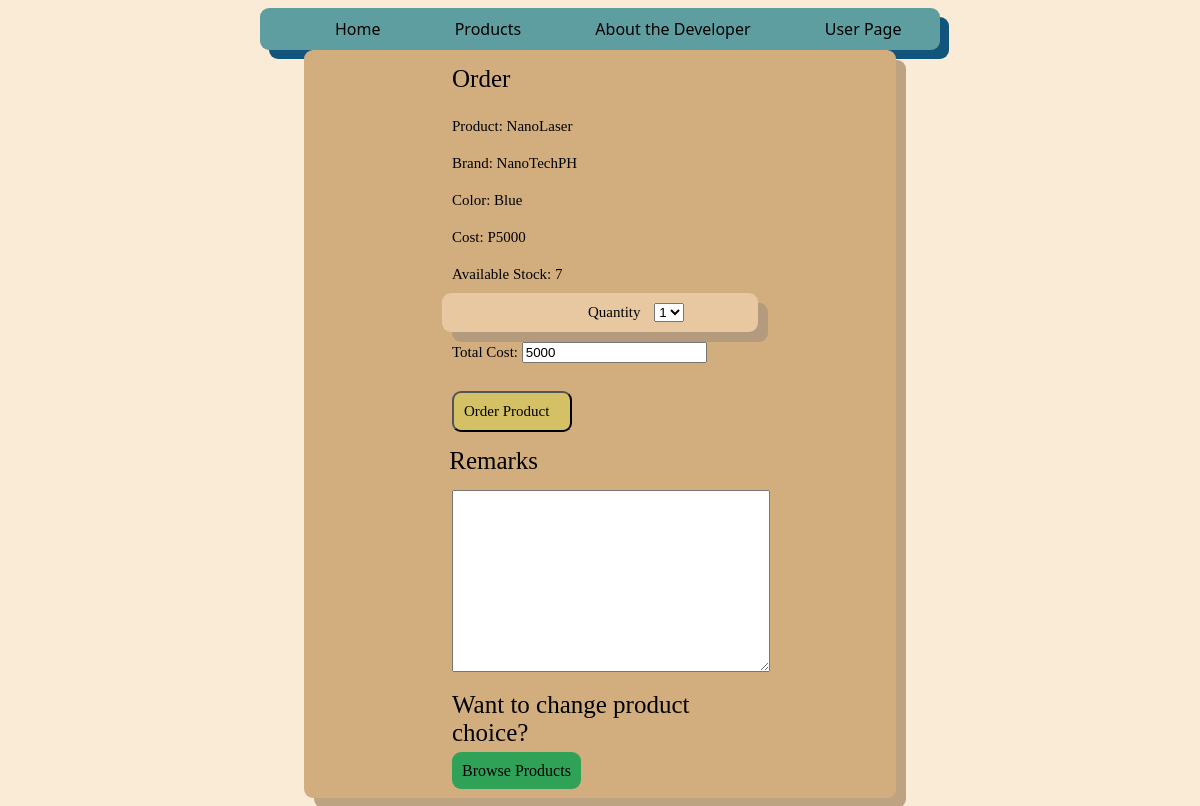
/order/1/ (signed in), run on an earlier commit of the app's database.
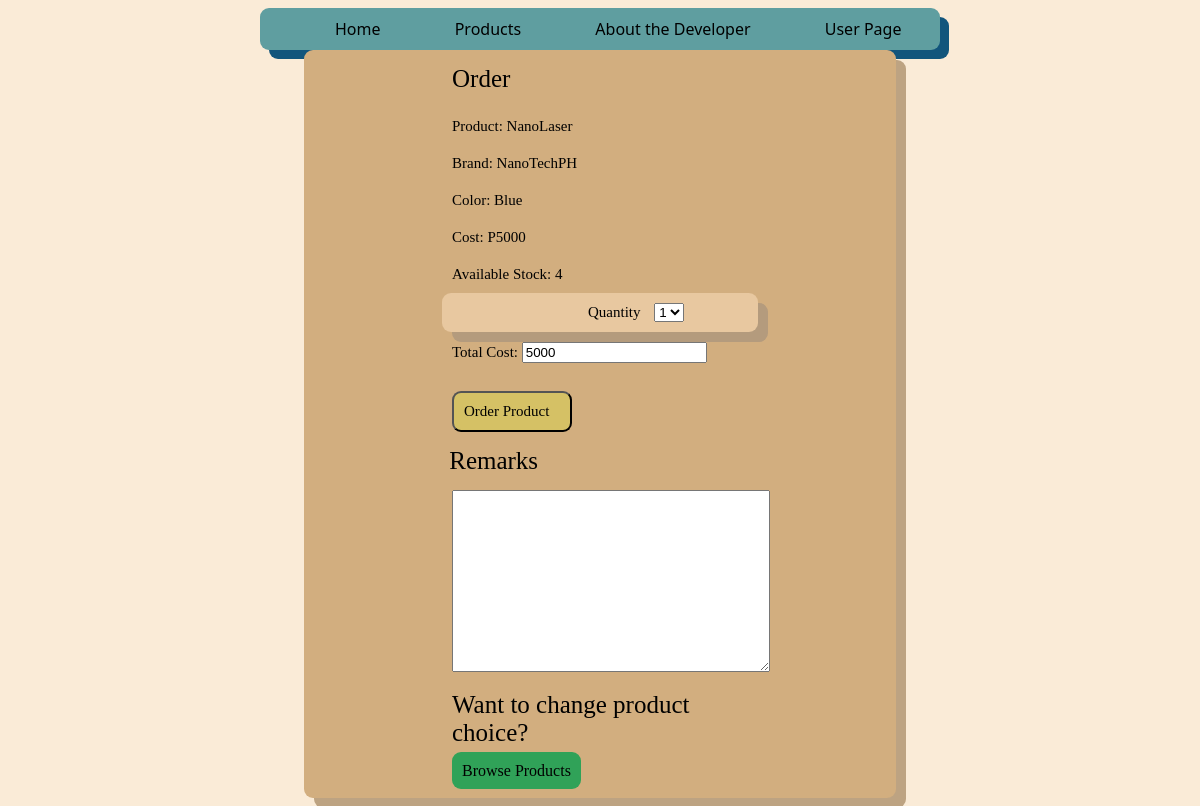
And on a later commit of the database.
### Inventory/models.py (models this page shows)
class Product(models.Model):
    objects = models.Manager()
    Name = models.CharField(max_length=30, unique=True)
    Brand = models.CharField(max_length=30)
    Color = models.CharField(max_length=20)
    Cost = models.CharField(max_length=10)
    Stock = models.BigIntegerField()

### Inventory/views.py (the view)
# urls.py: path('order/<int:pk>/', views.Order, name='order'),
def Order(request,pk):
    CurrentProd = get_object_or_404(Product, pk=pk)
    CUser = get_object_or_404(Userperson, username = request.session['user'])
    if request.method == "POST":
        quantvalue = request.POST.get('drop')
        totalcost3 = request.POST.get('totalcost')
        remark = request.POST.get('remark')
        OrderedProduct.objects.create(Client = CUser, Order = CurrentProd,
        remarks = remark, quantity = quantvalue, totalcost = totalcost3)
        CurrentProd.Stock -= int(quantvalue)
        CurrentProd.save()
        return redirect('Products')
    else:
        array = []
        P = Product.objects.all()
        for x in range(CurrentProd.Stock):
            array.append(x+1)
        return render(request,'Inventory/order.html',{
            'P' : P,
            'Current' : CurrentProd,
            'A' : array,
        })

### Inventory/templates/Inventory/order.html (shortened to what this page needs)
{% extends 'Inventory/base.html' %}
{% load static %}
    {% block content %}
    <form method="POST" action="{% url 'order' pk=Current.pk %}">{% csrf_token %}
        <div class="formblock">
            <div class="Largetext" style="margin: auto; width: 50%;"> Order </div>
            <div class="label"> Product: {{Current.Name}} </div>
            <div class="label"> Brand: {{Current.Brand}} </div>
            <div class="label"> Color: {{Current.Color}} </div>
            <div class="label"> Cost: {{Current.Cost}} </div>
            <div class="label"> Available Stock: {{Current.Stock}} </div>
            <div class="container" style="border: transparent; width: inherit;">
                <div class="label" style="display:inline; margin: auto; margin-left: 10.5vw;"> Quantity </div>
                <select type="text" id="drop" name="drop" style="display:inline;">
                    {% for x in A %}
                        <option type="text" id="num" name="num"> {{x}} </option>
                    {% endfor %}
                </select>
            </div>
            <div class="label">
                Total Cost: <input id="cost" name="totalcost">  </input>
            </div> <br>
            <button class="Submit" id="prelim" type="submit" style="margin: auto; margin-left: 25%; width: 10vw; text-align: left;">
                Order Product
            </button>
            <div class="Largetext" style="margin:auto; margin-left:22%; width:50%;"> Remarks </div>
            <textarea class="forminput" name="remark" type="text" style="margin:auto; margin-left:25%; width:50%; height: 20vh;"> </textarea>
            <div class="Largetext" style="margin: auto; width: 50%; max-width: 100%;"> Want to change product choice? </div>
                <a class="Button" href="{% url 'Products' %}"> Browse Products </a>
            <br><br>
        </div>
    </form>
    {% endblock %}

What changed in the data, as far as the page shows it:
changed Product "NanoLaser": Stock "7" → "4"
